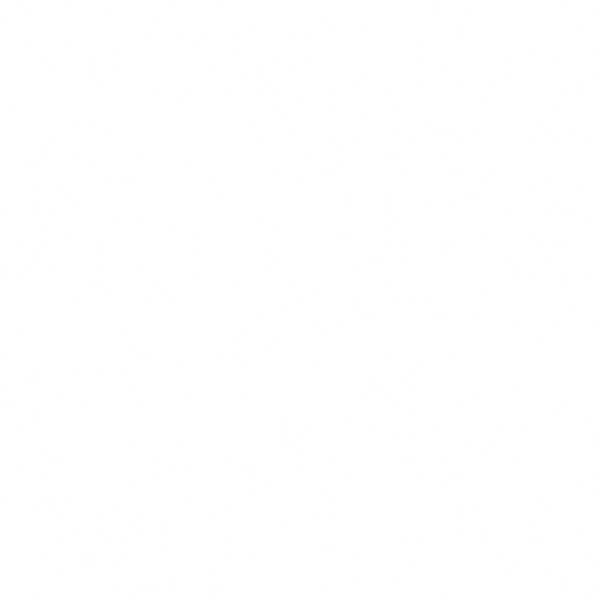
Frame 1 (no input)
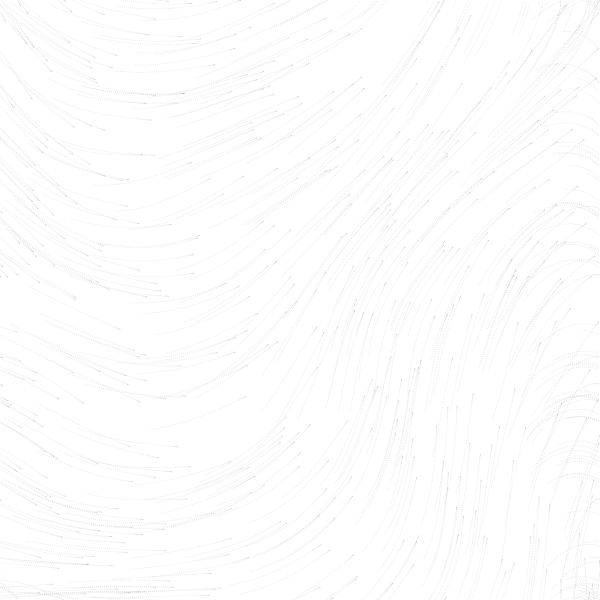
Frame 60 (no input)
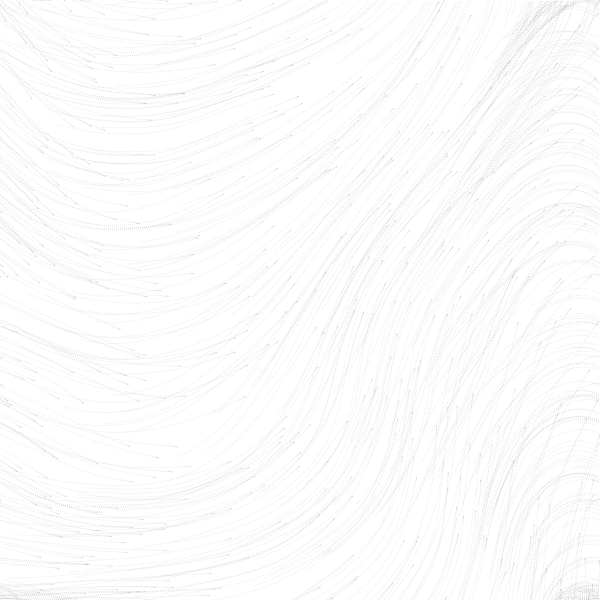
Frame 120 (the mouse pressed at the canvas centre since frame 60)

The p5.js sketch that drew these frames (run headless with seeded random() and noise() and a simulated clock; from frame 60 on, the mouse is pressed at the canvas centre):

// p5.js sketch
// ── sketch.js
// 3D Perlin noise flow chart whisps effect

let inc = 0.03;
let scl = 20; // cutting the canvass into boxes per 20 pixels
let cols;
let rows;
let parts = 500;

let zoff = 0; // 3rd dimension (slices of noise values which will change through time)
let particles = [];
let flowfield = []
let fr;

function setup() {
	createCanvas(600, 600);
	cols = floor(width/scl);
	rows = floor(height/scl);

	for (let i = 0; i < parts; i++) {
		particles.push(new Particle());
	}
	fr = createP('');
}

function draw() {
	// background(255);
	let yoff = 0;
	for (let y = 0; y < rows; y++) {
		let xoff = 0
		for (let x = 0; x < cols; x++) {
			let index = (x + y * cols);
			let angle = noise(xoff, yoff, zoff) * TWO_PI; // 3D Perlin noise values
			let v = p5.Vector.fromAngle(angle);
			v.setMag(0.1); //
			flowfield[index] = v; // store each flowfield box in an array (which updates on draw), so particles can reference them
			// stroke(0, 50);
			// push();
			// translate(x * scl, y * scl); // translate to top left corner of each box as reference point
			// rotate(v.heading()); // rotate by the angle of the Perlin noise vector
			// line(0, 0, scl, 0); // draw a line across top of box (comment out rotate() line above to see)
			// pop();
			xoff += inc;
			// rect(x * scl, y * scl, scl, scl);
		}
		yoff += inc;
		zoff += 0.0001;
	}
  for (let i = 0; i < parts; i++) {
		particles[i].follow(flowfield); // particle will look up what field its on and apply the force
		particles[i].update();
		particles[i].show();
		particles[i].edges();
	}
	// fr.html(floor(frameRate())); // frameRate
}


class Particle {
	constructor() {
		this.pos = createVector(random(width), random(height));
		this.vel = createVector(0, 0);
		this.acc = createVector(0, 0);
		this.maxspeed = 2;
		// this.col = color(random(255), random(255), random(255));
	}

	follow(vectors) { // flowfield array is passed in
		let x = floor(this.pos.x / scl);
		let y = floor(this.pos.y / scl);
		let index = x + y * cols; // find the array index the particle is on
		let force = vectors[index];
		this.applyForce(force);
	}

	update() {
		this.vel.add(this.acc);
		this.vel.limit(this.maxspeed);
		this.pos.add(this.vel);
		this.acc.mult(0);
	}

	applyForce(force) {
		this.acc.add(force);
	}

	show() {
		stroke(0, 25);
		strokeWeight(1);
		point(this.pos.x, this.pos.y);
	}

	edges() {
		if (this.pos.x > width) {
			this.pos.x = 0;
		}
		if (this.pos.x < 0) {
			this.pos.x = width;
		}
		if (this.pos.y > height) {
			this.pos.y = 0;
		}
		if (this.pos.y < 0) {
			this.pos.y = height;
		}
	}
}
